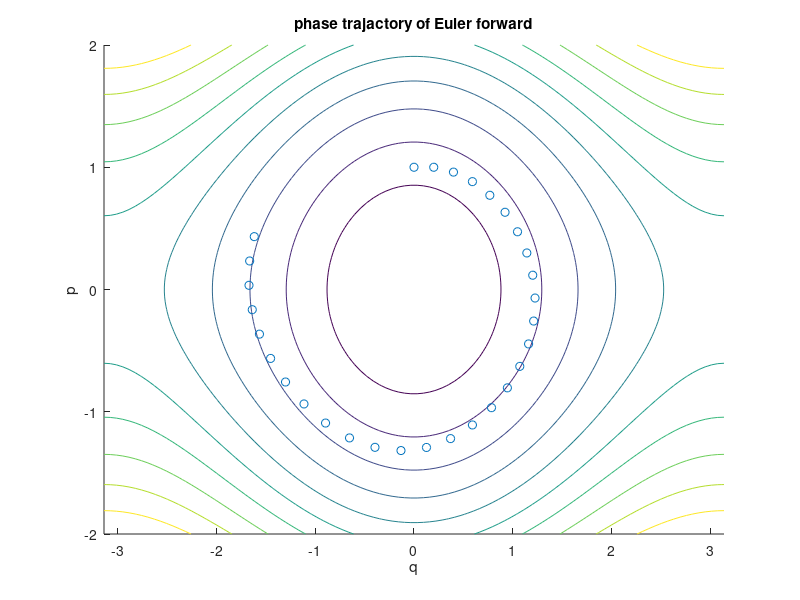
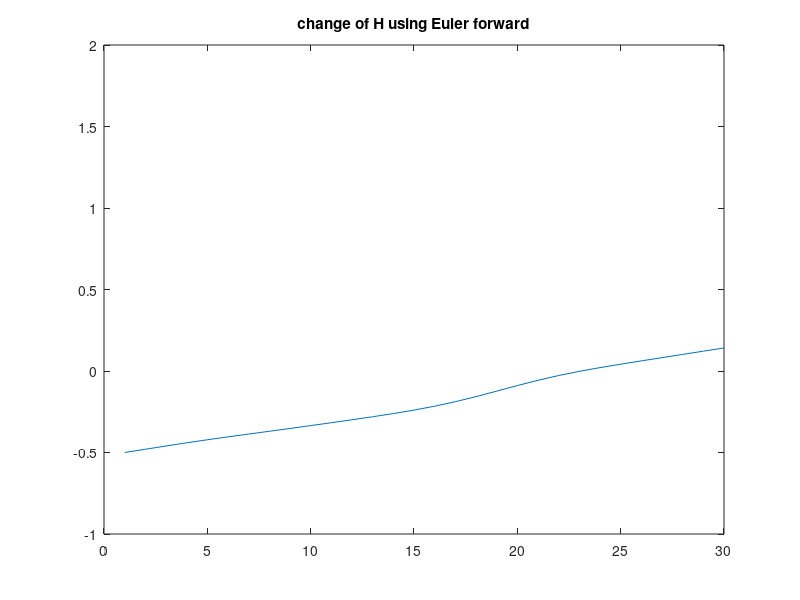
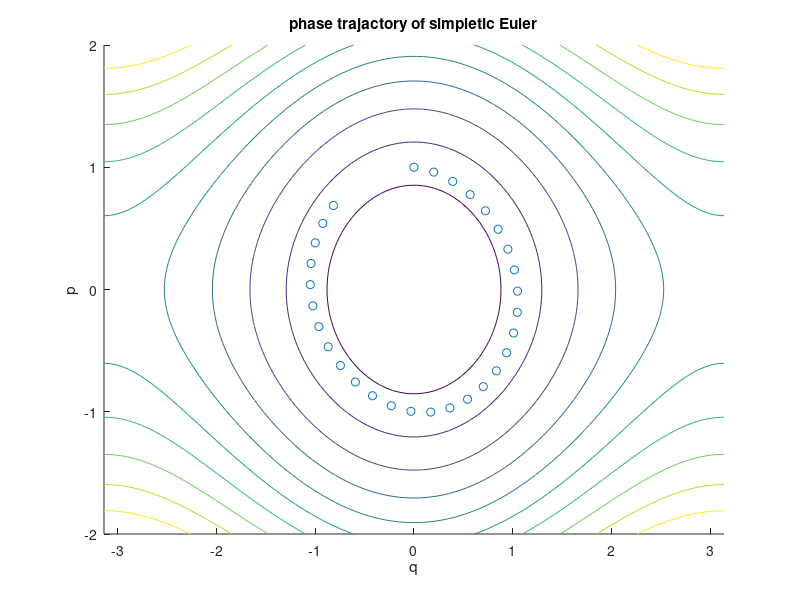
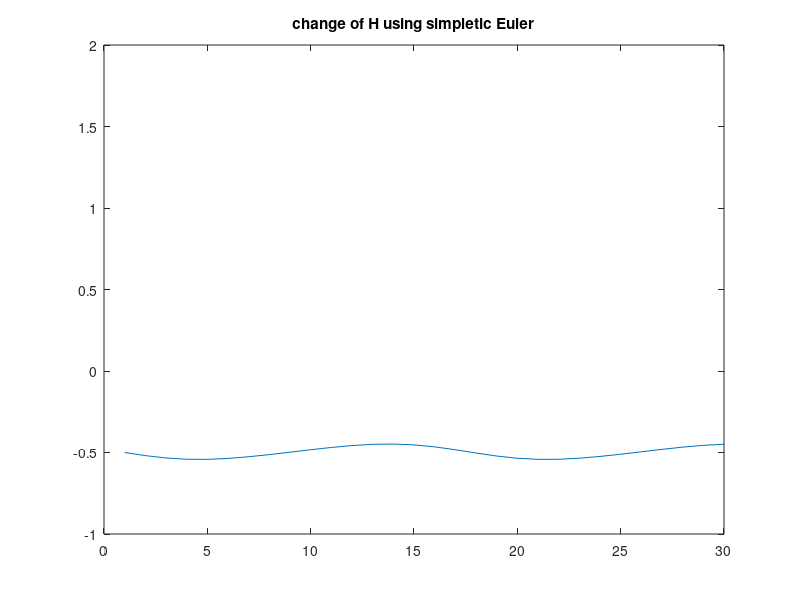

Write the MATLAB code that produced these figures, in order.
%%%%%%%%%%%%%%%%%%%%%%%%%%%%%%%%%%%%%%%%%%%%%%%%%%
%%% This script compares different solver for mathematical pendulum
%%%%%%%%%%%%%%%%%%%%%%%%%%%%%%%%%%%%%%%%%%
function [qs,qH,q2] = RG_solver_test()

n = 30;  % number of simulated points
dt = .2; % time step

H_func=@(p, q) 0.5*p^2 -cos(q);

x = linspace(-pi, pi);
y = linspace(-2,2);
[X, Y] = meshgrid(x, y);
Z = 0.5*Y.^2-cos(X);
% figure()
% contour(X,Y,Z)


p = zeros(n,1);
q = zeros(n,1);
H = zeros(n,1);

%% Explicit Euler
p(1) = 1;
q(1) = 0;
H(1) = H_func(p(1), q(1));
for i = 1 : n-1
    q(i+1) = q(i) + dt*p(i);
    p(i+1) = p(i) - dt*sin(q(i));
    H(i+1) = H_func(p(i+1),q(i+1));
end
    
figure
hold on
contour(X,Y,Z)
plot(q,p,'o');
hold off
title('phase trajactory of Euler forward')
xlabel('q')
ylabel('p')
figure
plot(H)
ylim([-1 2])
title('change of H using Euler forward')

%% Simpletic Euler
qs = q;
ps = p;
Hs = H;
for i = 1 : n-1
    qs(i+1) = qs(i) + dt*ps(i);
    ps(i+1) = ps(i) - dt*sin(qs(i+1));
    Hs(i+1) = H_func(ps(i+1),qs(i+1));
end
    
figure
hold on
contour(X,Y,Z)
plot(qs,ps,'o');
hold off
title('phase trajactory of simpletic Euler')
xlabel('q')
ylabel('p')
figure
plot(Hs)
ylim([-1 2])
title('change of H using simpletic Euler')

%% Euler backward
q1 = q;
p1 = p;
H1 = H;
opts = optimset('Algorithm','trust-region-reflective','Diagnostics','off', 'Display','off');

for i = 2: n
    sol= fsolve(@(x)E_back([p1(i-1); q1(i-1)], x), [p1(i-1); q1(i-1)],opts);
    p1(i) = sol(1);
    q1(i) = sol(2);
    H1(i) = H_func(p1(i),q1(i));
end

figure
hold on
contour(X,Y,Z)
plot(q1,p1,'o');
hold off
title('phase trajactory of Euler backward')
xlabel('q')
ylabel('p')
figure
plot(H1)
ylim([-1 1])
title('change of H using Euler backward')


%% Euler in q, solve p from H
qH = q;
pH = p;
HH = H;
for i = 1 : n-1
    if abs(pH(i))> 0.1
        qH(i+1) = qH(i) + dt*pH(i);
        pH(i+1) = fsolve(@(x) 0.5*x^2-cos(qH(i+1))-H1(1), pH(i),opts);
    else
        pH(i+1) = pH(i) + dt*(-sin(qH(i)));
        qH(i+1) = fsolve(@(x) 0.5*pH(i+1)^2-cos(x)-H1(1), qH(i),opts);
    end
    HH(i+1) = H_func(pH(i+1),qH(i+1));
end
    
figure
hold on
contour(X,Y,Z)
plot(qH,pH,'o');
hold off
title('phase trajactory')
xlabel('q')
ylabel('p')
figure
plot(HH)
ylim([-1 2])
title('change of H')



%% Heun
q2 = q;
p2 = p;
H2 = H;

for i = 2: n
    sol= fsolve(@(x)E_half([p2(i-1); q2(i-1)], x), [p2(i-1); q2(i-1)],opts);
    p2(i) = sol(1);
    q2(i) = sol(2);
    H2(i) = H_func(p2(i),q2(i));
end

figure
hold on
contour(X,Y,Z)
plot(q2,p2,'o');
hold off
title('phase trajactory of Heun method')
xlabel('q')
ylabel('p')
figure
plot(H2)
ylim([-1 1])
title('change of H using Heun method')

%% RK(4, 5) adaptive
options = odeset('RelTol',1e-6,'AbsTol',[1e-6;1e-6]);
[~,Sol] = ode45(@f_func,[-pi,pi],[p(1);q(1)],options);
figure
hold on
contour(X,Y,Z)
plot(Sol(:,1),Sol(:,2),'o');
hold off
title('phase trajactory of RK')
xlabel('q')
ylabel('p')
figure
plot(Sol(:,1).^2*0.5-cos(Sol(:,2)));
xlim([0 100])
ylim([-1 1])
title('change of H using RK')


function y = E_back(xc, xn)
    y = [xn(1) - xc(1)+dt*sin(xn(2)); xn(2) - xc(2)-dt*xn(1)];
    
end

function y = E_half(xc, xn)
    y = [xn(1) - xc(1)+0.5*dt*(sin(xn(2))+sin(xc(2))); xn(2) - xc(2)-0.5*dt*(xn(1)+xc(1))];
    
end

    function y = f_func(t,x)
        y = [-sin(x(2)); x(1)];
    end

end